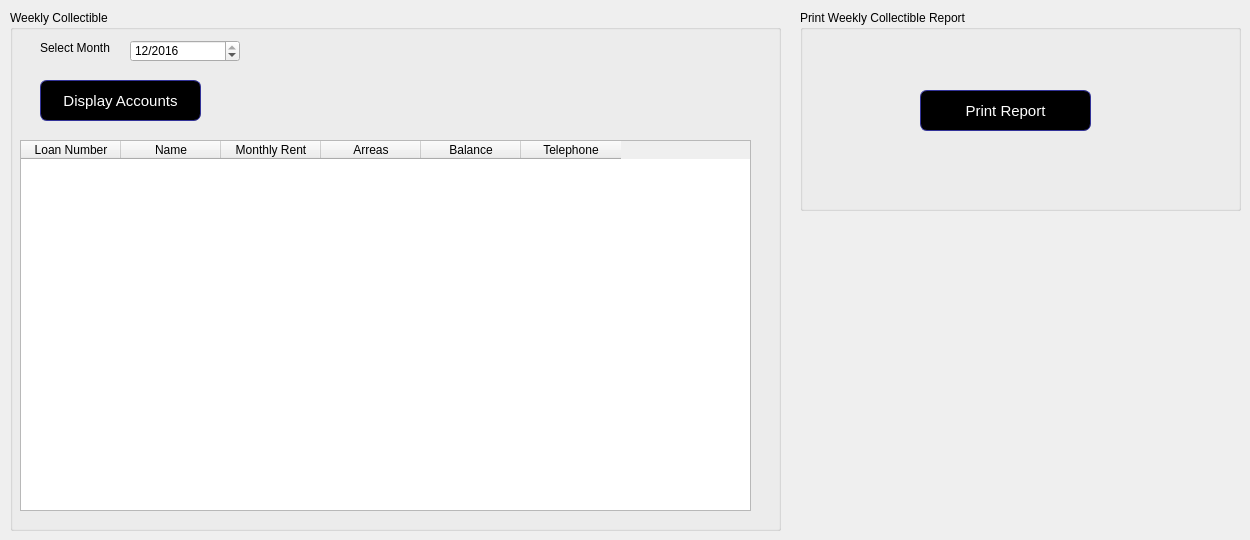
      <widget class="QWidget" name="tab_13">
       <attribute name="title">
        <string>Weekly Collectible</string>
       </attribute>
       <widget class="QGroupBox" name="groupBox_36">
        <property name="geometry">
         <rect>
          <x>10</x>
          <y>10</y>
          <width>771</width>
          <height>521</height>
         </rect>
        </property>
        <property name="title">
         <string>Weekly Collectible</string>
        </property>
        <widget class="QLabel" name="label_96">
         <property name="geometry">
          <rect>
           <x>30</x>
           <y>30</y>
           <width>91</width>
           <height>16</height>
          </rect>
         </property>
         <property name="text">
          <string>Select Month</string>
         </property>
        </widget>
        <widget class="QPushButton" name="pushButton_35">
         <property name="geometry">
          <rect>
           <x>30</x>
           <y>70</y>
           <width>161</width>
           <height>41</height>
          </rect>
         </property>
         <property name="styleSheet">
          <string notr="true">QPushButton {
color: white;
background-color: QLinearGradient( );
border-width: 1px;
border-color: #339;
border-style: solid;
border-radius: 7;
padding: 3px;
font-size: 15px;
padding-left: 5px;
padding-right: 5px;

}</string>
         </property>
         <property name="text">
          <string>Display Accounts</string>
         </property>
        </widget>
        <widget class="QTableWidget" name="tableWidget_16">
         <property name="geometry">
          <rect>
           <x>10</x>
           <y>130</y>
           <width>731</width>
           <height>371</height>
          </rect>
         </property>
         <column>
          <property name="text">
           <string>Loan Number</string>
          </property>
         </column>
         <column>
          <property name="text">
           <string>Name</string>
          </property>
         </column>
         <column>
          <property name="text">
           <string>Monthly Rent</string>
          </property>
         </column>
         <column>
          <property name="text">
           <string>Arreas</string>
          </property>
         </column>
         <column>
          <property name="text">
           <string>Balance</string>
          </property>
         </column>
         <column>
          <property name="text">
           <string>Telephone</string>
          </property>
         </column>
        </widget>
        <widget class="QDateEdit" name="dateEdit_16">
         <property name="geometry">
          <rect>
           <x>120</x>
           <y>30</y>
           <width>110</width>
           <height>22</height>
          </rect>
         </property>
         <property name="inputMethodHints">
          <set>Qt::ImhPreferNumbers</set>
         </property>
         <property name="displayFormat">
          <string>M/yyyy</string>
         </property>
         <property name="date">
          <date>
           <year>2016</year>
           <month>12</month>
           <day>1</day>
          </date>
         </property>
        </widget>
       </widget>
       <widget class="QGroupBox" name="groupBox_37">
        <property name="geometry">
         <rect>
          <x>800</x>
          <y>10</y>
          <width>441</width>
          <height>201</height>
         </rect>
        </property>
        <property name="title">
         <string>Print Weekly Collectible Report</string>
        </property>
        <widget class="QPushButton" name="pushButton_36">
         <property name="geometry">
          <rect>
           <x>120</x>
           <y>80</y>
           <width>171</width>
           <height>41</height>
          </rect>
         </property>
         <property name="styleSheet">
          <string notr="true">QPushButton {
color: white;
background-color: QLinearGradient( );
border-width: 1px;
border-color: #339;
border-style: solid;
border-radius: 7;
padding: 3px;
font-size: 15px;
padding-left: 5px;
padding-right: 5px;

}</string>
         </property>
         <property name="text">
          <string>Print Report</string>
         </property>
        </widget>
       </widget>
      </widget>
